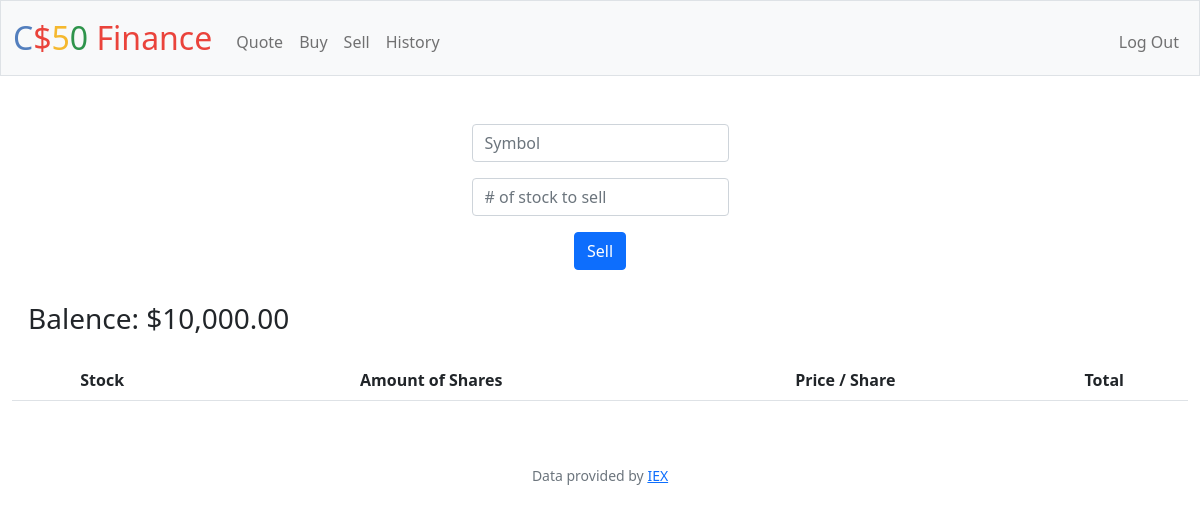
The app's page /sell (signed in), older data.
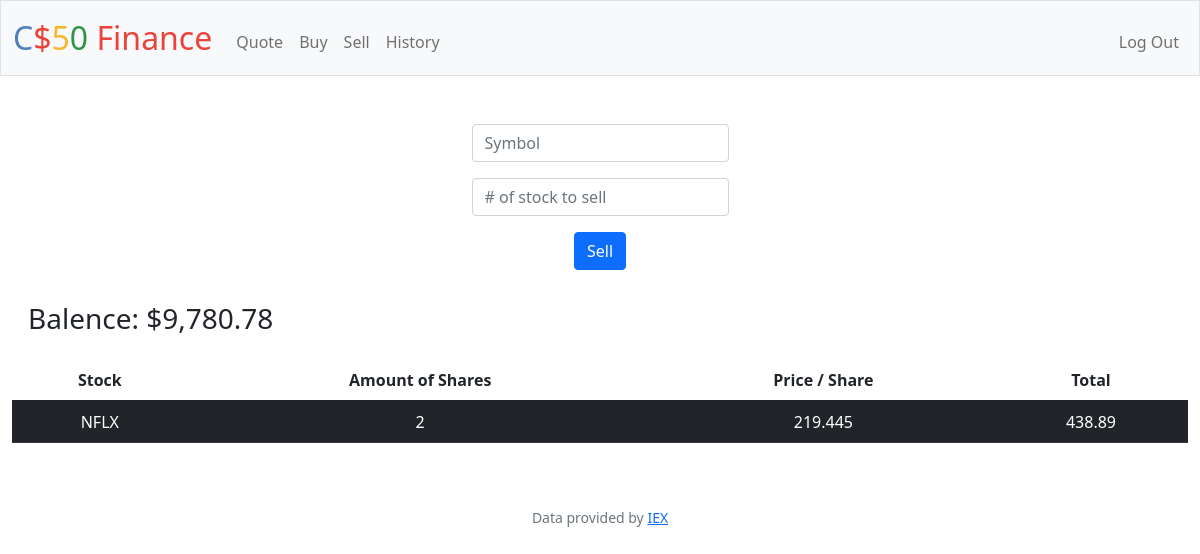
The same page, newer data.
### tables this page shows
CREATE TABLE 'Purchases' ('symbol' TEXT, 'shares' INTEGER, 'price' REAL, 'date' DATETIME, 'id'  INTEGER PRIMARY KEY  , 'user_id' INTEGER, 'type' TEXT);

### app.py (the view, shortened to what this page needs)
@app.route("/sell", methods=["GET", "POST"])
@login_required
def sell():
    if request.method == "GET":
        user_id = session["user_id"]
        purchases_db = db.execute("SELECT symbol, SUM(SHARES) AS shares, price FROM purchases WHERE user_id = ? AND shares >= 1 AND type = 'BUY' GROUP BY symbol", user_id)
        cash_db = db.execute("SELECT cash FROM users WHERE id = ?", user_id)
        cash = usd(cash_db[0]["cash"])
        return render_template("sell.html", database=purchases_db, cash=cash)

### app.py (called while the page is built)
@app.after_request
def after_request(response):
    response.headers["Cache-Control"] = "no-cache, no-store, must-revalidate"
    response.headers["Expires"] = 0
    response.headers["Pragma"] = "no-cache"
    return response

### helpers.py (called while the page is built)
def login_required(f):
    @wraps(f)
    def decorated_function(*args, **kwargs):
        if session.get("user_id") is None:
            return redirect("/login")
        return f(*args, **kwargs)
    return decorated_function

def usd(value):
    return f"${value:,.2f}"

### templates/sell.html (shortened to what this page needs)
{% extends "layout.html" %}
{% block main %}
    <form action="/sell" method="post">
        <div class="mb-3">
            <input class="form-control mx-auto w-auto" name="symbol" placeholder="Symbol" type="text">
        </div>
        <div>
            <input class="form-control mx-auto w-auto" name="shares" placeholder="# of stock to sell" type="number" min="1">
        </div>
        <div>
            <button style="margin: 1rem;" class="btn btn-primary" type="submit">Sell</button>
        </div>
    </form>
<h3 style="float: left; padding: 1rem;">Balence: {{ cash }} </h3>
<div class="section" >
 <table class="table table-striped-columns">
    <thead>
        <tr>
            <th scope="col">Stock</th>
            <th cope="col">Amount of Shares</th>
            <th scope="col">Price / Share</th>
            <th scope="col">Total</th>
        </tr>
    </thead>
    <tbody>
        {% for row in database %}
        <tr class="table-dark">
            <td class="table-dark"> {{ row["symbol"] }} </td>
            <td class="table-dark"> {{ row["shares"] }} </td>
            <td class="table-dark"> {{ row["price"] }} </td>
            <td class="table-dark"> {{ row["shares"] * row["price"] }} </td>
          </tr>
        {% endfor %}
    </tbody>
    </table>
 </div>
{% endblock %}

Row changes from the older to the newer data that the page shows:
added Purchases: symbol "NFLX", shares "2", price "219.445", row "438.89"
Text that changed along with them:
{{ cash }}: "$10,000.00" → "$9,780.78"
